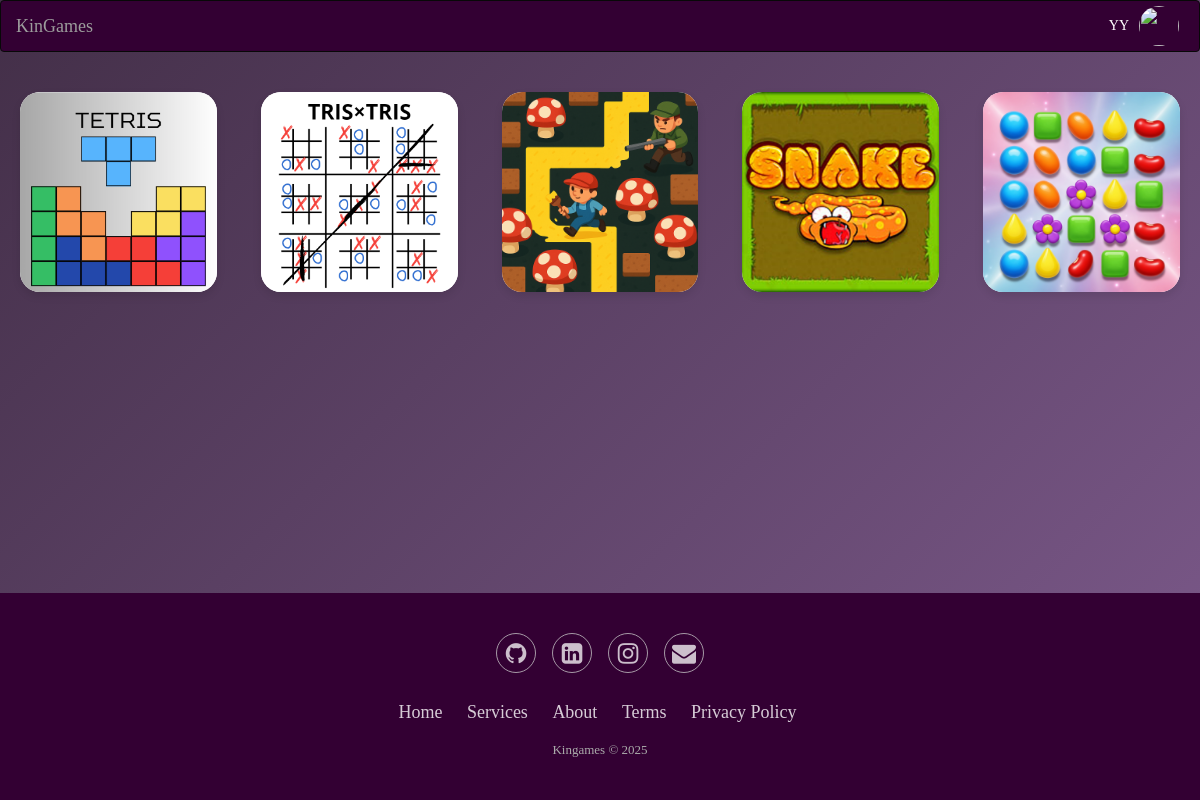
The page /giochi.php?lang=en (signed in) on the database its author committed.
### tables this page shows
CREATE TABLE `giochi` (
  `ID` int(1) NOT NULL,
  `Nome` varchar(20) NOT NULL,
  `Numero_Giocatori` int(1) NOT NULL
);

### giochi.php (the view, shortened to what this page needs)
<?php
include 'menu.php';
?>
<!DOCTYPE html>
<html lang="it">
    <head>
</head>
<body>
    <div class="centro">
        <?php
        require_once 'db_connect.php';
        $sql = "SELECT * FROM `giochi`";
        $result = $conn->query($sql);
        if ($result->num_rows > 0){
            while($row = $result->fetch_assoc()){
                echo "<div class='contenitore' data-name='".$row["Nome"]."'>
                        <h3>".$row["Nome"]."</h3>
                        <form method='POST' action='MultiplayerSystem/CreaStanza.php'>
                            <input type='hidden' name='tipo' value='crea'>
                            <input type='hidden' name='gioco' value='".$row["ID"]."'>
                            <input type='hidden' name='numero' value='".$row["Numero_Giocatori"]."'>
                            <input type='submit' value='".$TEXT['create']."'>
                        </form>";
                if (strtolower($row["Nome"]) === 'tristris') {
                    echo "<form method='POST' action='MultiplayerSystem/AggiungiStanza.php'>
                            <input type='submit' value='".$TEXT['add']."'>
                        </form>";
                }
                echo "<div class='".$row["Nome"]." mask'></div>
                    </div>";
            }
        }
    ?>
    </div>
<?php include 'footer.php'; ?>
</body>
</html>

### menu.php (style rules this page uses)
body { background: linear-gradient(-45deg, #6c4675, #503459, #7d5a8c, #432f48); background-size: 400% 400%; animation: gradientAnimation 10s ease infinite; color: white; text-align: center; font-family: 'Gochi Hand', cursive; }

### giochi.php (style rules this page uses)
.centro { display: flex; flex-direction: row; justify-content: center; align-items: center; gap: 4px; }
.mask { position: absolute; top: 0; left: 0; z-index: 99; height: 100%; width: 100%; }
.tetris { background-image: url('Grafiche videogiochi/screenshot tetris.png'); background-size: cover; background-position: center; }
.tristris { background-image: url('Grafiche videogiochi/screenshotTrisTris.png'); background-size: cover; background-position: center; }
.cacciatore { background-image: url('Grafiche videogiochi/screenshotcacciatore.png'); background-size: cover; background-position: center; }
.snake { background-image: url('Grafiche videogiochi/snake.png'); background-size: cover; background-position: center; }
.candy { background-image: url('Grafiche videogiochi/candy.jpg'); background-size: cover; background-position: center; }
body { background: linear-gradient(-45deg, #6c4675, #503459, #7d5a8c, #432f48); background-size: 400% 400%; animation: gradientAnimation 10s ease infinite; }
.contenitore { position: relative; width: 200px; height: 200px; background-color: #fff; border-radius: 20px; margin: 20px; box-shadow: 0 4px 8px rgba(0, 0, 0, 0.1); transition: transform 0.3s ease; cursor: pointer; display: flex; flex-direction: column; justify-content: center; align-items: center; overflow: hidden; box-sizing: border-box; padding: 10px; }
.contenitore h3 { color: #333333; margin: 0 0 8px 0; padding: 0 5px; font-size: 1.15em; font-weight: bold; text-align: center; position: relative; z-index: 10; line-height: 1.25; max-width: 100%; word-wrap: break-word; overflow-wrap: break-word; }
.contenitore form { display: flex; flex-direction: column; align-items: center; margin-bottom: 6px; width: 100%; position: relative; z-index: 10; }
.contenitore form:last-of-type { margin-bottom: 0; }

### rows shown on the page
giochi: shows a picture
giochi: shows a picture
giochi: shows a picture
giochi: shows a picture
giochi: shows a picture

### other values the page prints
$_SESSION["nickname"] "YY"
